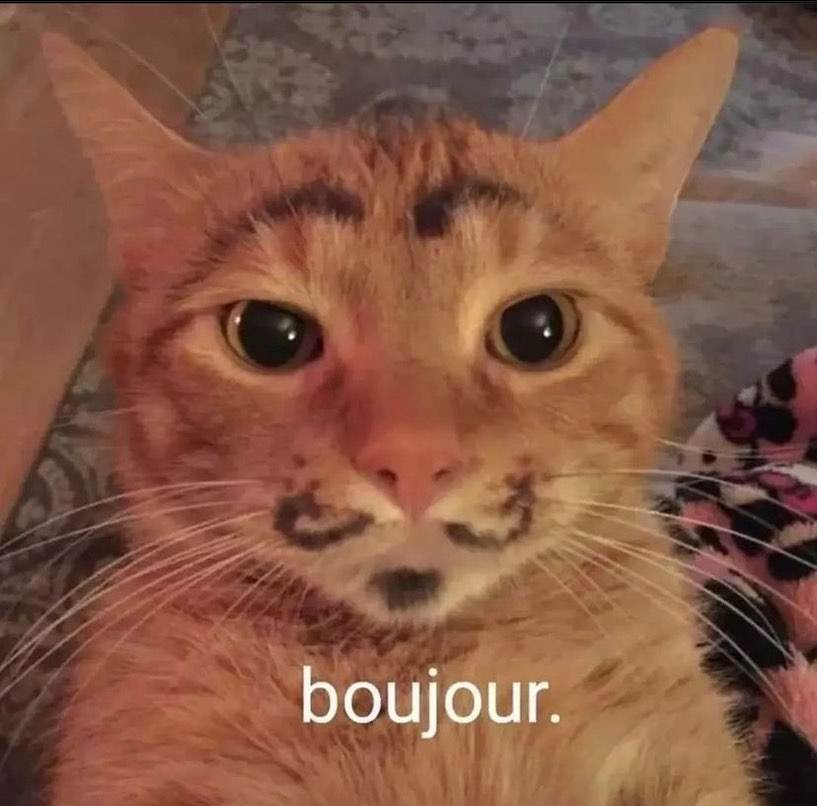
#> input picture imagem.jpg, 817 x 806 px
$ python main.py
#> lines starting #> are read from the running program, lines starting #| are printed output that depends on the picture
# 3ª Trabalho Prático - Processamento Digital de Imagens
#Discentes: Helorrayne Cristine de Alcantara Rodrigues e Wanderson Almeida de Mello
#implementação das funções de operações aritméticas e geométricas em imagens
#Soma, Subtração e Escalonamento utilizando interpolação por vizinho mais próximo

from PIL import Image
import numpy as np
import os

#funções auxiliares para manipulação de imagens
def salvar(imagem_obj, nome_saida):
    """
    Salva a imagem na pasta 'output'

    Args:
        imagem_obj (PIL.Image): Objeto de imagem a ser salvo
        nome_saida (str): Nome do arquivo de saída
    """
    os.makedirs("output", exist_ok=True)
    caminho_saida = os.path.join("output", nome_saida)
    imagem_obj.save(caminho_saida)
    print(f"Imagem salva em: {caminho_saida}")
    print(f"Matriz resultante: {imagem_obj.size}")

def imagem_para_matriz(caminho_imagem):
    """
    Converte uma imagem em uma matriz numpy.

    Args:
        caminho_imagem (str): Caminho da imagem

    Returns:
        numpy.ndarray: Matriz de pixels em escala de cinza
    """
    try:
        imagem = Image.open(caminho_imagem).convert("L")
        matriz = np.array(imagem)
        return matriz
    except Exception as erro:
        print("Erro ao carregar a imagem:", erro)
        return None

def reescalar_imagem_para_0_255(matriz):
    """
    Normaliza os valores da matriz para o intervalo 0-255.

    Args:
        matriz (numpy.ndarray): Matriz de entrada

    Returns:
        numpy.ndarray: Matriz normalizada
    """
    valor_minimo = np.min(matriz)
    valor_maximo = np.max(matriz)

    if valor_maximo == valor_minimo:
        return np.zeros(matriz.shape, dtype=np.uint8)

    matriz_escalonada = np.zeros(matriz.shape, dtype=np.uint8)
    for i in range(matriz.shape[0]):
        for j in range(matriz.shape[1]):
            pixel = matriz[i, j]
            #formula: ((diferença entre o pixel e o valor min) / (valor max - valor min)) * 255
            matriz_escalonada[i, j] = int((pixel - valor_minimo) * 255 / (valor_maximo - valor_minimo))


    return matriz_escalonada


#funções de operações aritméticas em imagens

def soma(matriz1, matriz2):
    """
    Realiza a soma entre duas imagens e retorna a matriz resultante.

    Args:
        matriz1 (numpy.ndarray): Primeira matriz de pixels
        matriz2 (numpy.ndarray): Segunda matriz de pixels

    Returns:
        numpy.ndarray: Matriz resultante da soma
    """
    if matriz1.shape != matriz2.shape:
        raise ValueError("As imagens devem ter o mesmo tamanho.")

    qtd_linhas, qtd_colunas = matriz1.shape
    matriz_soma = np.zeros((qtd_linhas, qtd_colunas), dtype=np.uint8)

    for i in range(qtd_linhas):
        for j in range(qtd_colunas):
            pixel1 = int(matriz1[i, j])
            pixel2 = int(matriz2[i, j])
            matriz_soma[i, j] = int((pixel1 + pixel2)/2) # média dos pixels

    return matriz_soma

def subtracao(matriz_minuendo, matriz_subtraendo):
    """
    Realiza a subtração entre duas imagens e retorna a matriz resultante.

    Args:
        matriz_minuendo (numpy.ndarray): Matriz minuendo
        matriz_subtraendo (numpy.ndarray): Matriz subtraendo

    Returns:
        numpy.ndarray: Matriz resultante da subtração
    """
    if matriz_minuendo.shape != matriz_subtraendo.shape:
        raise ValueError("As imagens devem ter o mesmo tamanho.")

    qtd_linhas, qtd_colunas = matriz_minuendo.shape
    matriz_diferenca = np.zeros((qtd_linhas, qtd_colunas), dtype=np.int16)

    for i in range(qtd_linhas):
        for j in range(qtd_colunas):
            pixel1 = int(matriz_minuendo[i, j])
            pixel2 = int(matriz_subtraendo[i, j])
            matriz_diferenca[i, j] = pixel1 - pixel2

    matriz_diferenca = reescalar_imagem_para_0_255(matriz_diferenca)
    return matriz_diferenca.astype(np.uint8)

#função de operação geométrica

def escalar_vizinho_proximo(imagem, escala_x, escala_y):
    """
    Escala uma imagem usando mapeamento inverso e interpolação por vizinho mais próximo.

    Args:
        imagem (numpy.ndarray): Matriz da imagem original
        escala_x (float): Fator de escala no eixo X
        escala_y (float): Fator de escala no eixo Y

    Returns:
        numpy.ndarray: Imagem escalonada
    """
    if escala_x <= 0 or escala_y <= 0:
        raise ValueError("Os fatores de escala devem ser positivos.")

    qtd_linhas, qtd_colunas = imagem.shape
    nova_largura = int(qtd_colunas * escala_x)
    nova_altura = int(qtd_linhas * escala_y)

    imagem_escalada = np.zeros((nova_altura, nova_largura), dtype=np.uint8)

    for linha in range(nova_altura):
        for coluna in range(nova_largura):
            x_origem = coluna / escala_x
            y_origem = linha / escala_y

            coluna_arredondada = int(round(x_origem))
            linha_arredondada = int(round(y_origem))

            if 0 <= coluna_arredondada < qtd_colunas and 0 <= linha_arredondada < qtd_linhas:
                imagem_escalada[linha, coluna] = imagem[linha_arredondada, coluna_arredondada]

    return imagem_escalada


def main():

    img1 = [
        [50, 50, 53, 53, 53],
        [53, 53, 53, 53, 53],
        [53, 53, 46, 46, 46],
        [46, 46, 48, 48, 48],
        [48, 48, 48, 70, 70]
    ]
    img2 = [
        [120, 120, 113, 113, 114],
        [113, 113, 113, 64, 64],
        [64, 64, 64, 64, 64],
        [64, 64, 41, 41, 41],
        [41, 41, 41, 41, 41]
    ]

    matriz_imagem1 = np.array(img1, dtype=np.uint8)
    matriz_imagem2 = np.array(img2, dtype=np.uint8)

    matriz_soma = soma(matriz_imagem1, matriz_imagem2)
    imagem_soma = Image.fromarray(matriz_soma, mode="L")
    salvar(imagem_soma, "soma.jpg")

    matriz_subtracao = subtracao(matriz_imagem1, matriz_imagem2)
    imagem_subtracao = Image.fromarray(matriz_subtracao, mode="L")
    salvar(imagem_subtracao, "subtracao.jpg")

    print("Matriz da soma:")
    print(matriz_soma)
    print("Matriz da subtração:")
    print(matriz_subtracao)


    caminho_imagem = "imagem.jpg"
    matriz_imagem = imagem_para_matriz(caminho_imagem)
#> in imagem_para_matriz, `imagem = Image.open(caminho_imagem).convert("L")`:
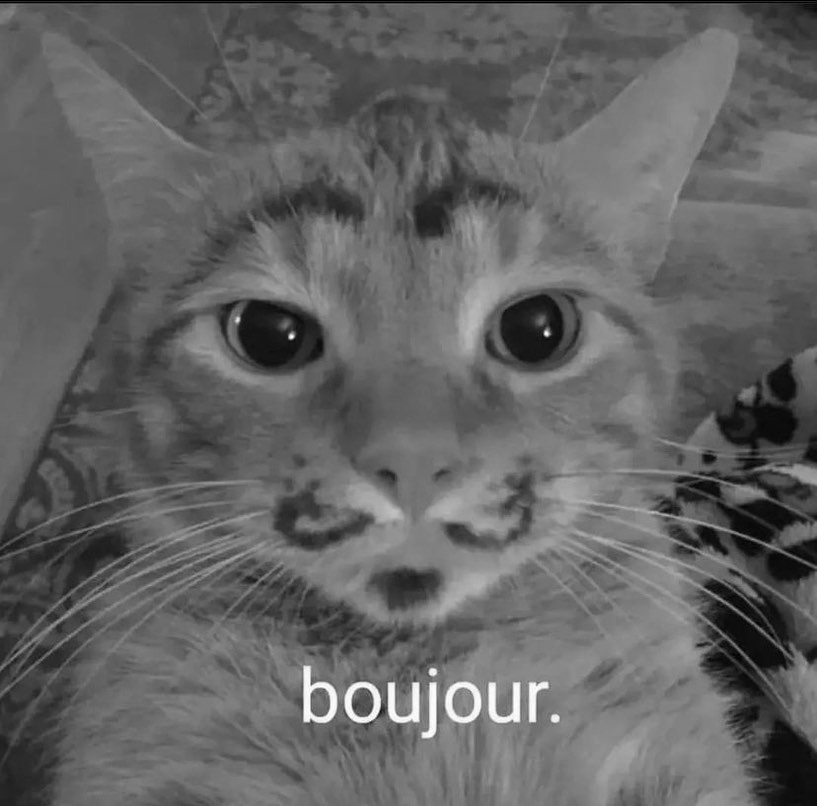
#> imagem: PIL image 817x806 L; min 0, max 254, mean 99.1

    matriz_escalada = escalar_vizinho_proximo(matriz_imagem, 1.7, 0.75)
#> after the loop in escalar_vizinho_proximo, `for linha in range(nova_altura):`:
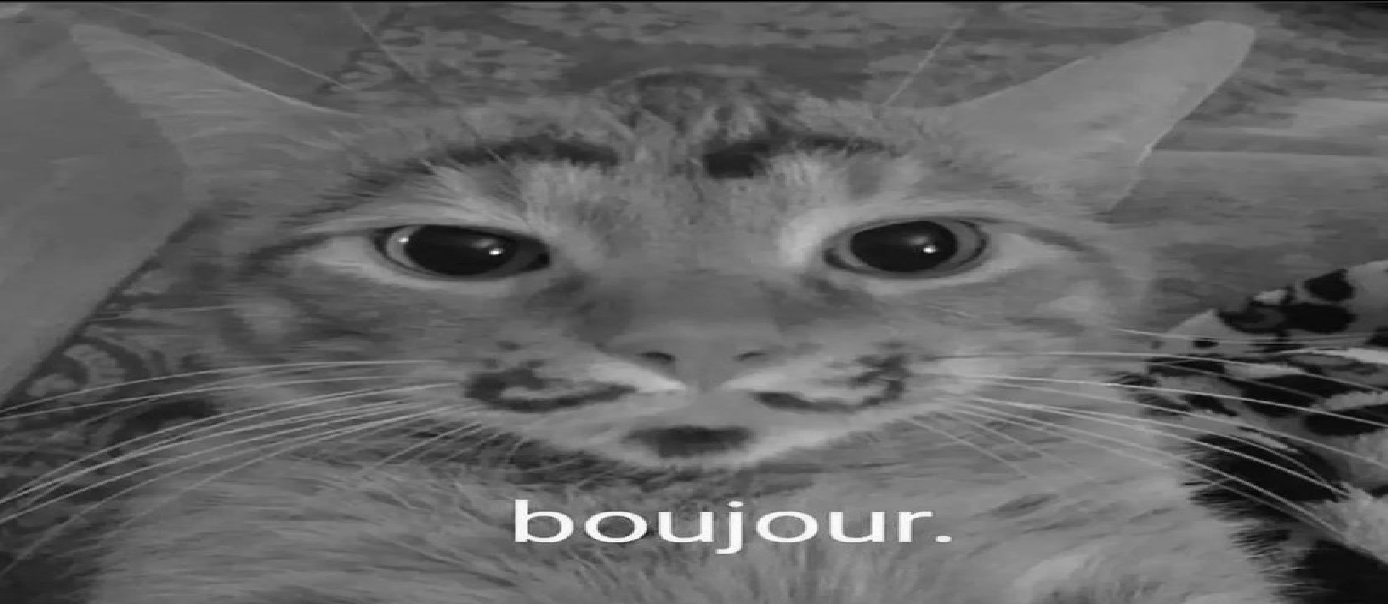
#> imagem_escalada: shape (604, 1388); min 0, max 254, mean 99.2
    imagem_escalada = Image.fromarray(matriz_escalada, mode="L")
    salvar(imagem_escalada, "escalada.jpg")
#| Matriz resultante: (1388, 604)

if __name__ == "__main__":
    main()
